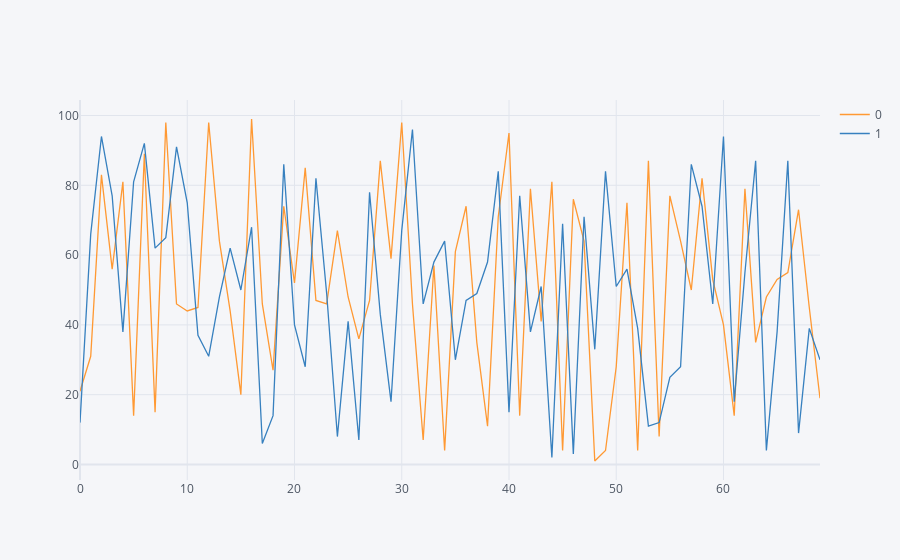

Here is the notebook cell this chart was saved with:
### Code cell
df1.iplot()

### Figure 1 — Plotly figure (JSON) as saved in the notebook; plotly's stock layout.template omitted (floating-point values rounded to 4 significant figures)
{"data": [{"line": {"color": "rgba(255, 153, 51, 1.0)", "dash": "solid", "shape": "linear", "width": 1.3}, "mode": "lines", "name": "0", "text": "", "type": "scatter", "x": [0, 1, 2, 3, 4, 5, 6, 7, 8, 9, 10, 11, 12, 13, 14, 15, 16, 17, 18, 19, 20, 21, 22, 23, 24, 25, 26, 27, 28, 29, 30, 31, 32, 33, 34, 35, 36, 37, 38, 39, 40, 41, 42, 43, 44, 45, 46, 47, 48, 49, 50, 51, 52, 53, 54, 55, 56, 57, 58, 59, 60, 61, 62, 63, 64, 65, 66, 67, 68, 69], "y": [21, 31, 83, 56, 81, 14, 89, 15, 98, 46, 44, 45, 98, 64, 44, 20, 99, 46, 27, 74, 52, 85, 47, 46, 67, 48, 36, 47, 87, 59, 98, 46, 7, 57, 4, 61, 74, 35, 11, 71, 95, 14, 79, 41, 81, 4, 76, 64, 1, 4, 28, 75, 4, 87, 8, 77, 64, 50, 82, 53, 40, 14, 79, 35, 48, 53, 55, 73, 45, 19]}, {"line": {"color": "rgba(55, 128, 191, 1.0)", "dash": "solid", "shape": "linear", "width": 1.3}, "mode": "lines", "name": "1", "text": "", "type": "scatter", "x": [0, 1, 2, 3, 4, 5, 6, 7, 8, 9, 10, 11, 12, 13, 14, 15, 16, 17, 18, 19, 20, 21, 22, 23, 24, 25, 26, 27, 28, 29, 30, 31, 32, 33, 34, 35, 36, 37, 38, 39, 40, 41, 42, 43, 44, 45, 46, 47, 48, 49, 50, 51, 52, 53, 54, 55, 56, 57, 58, 59, 60, 61, 62, 63, 64, 65, 66, 67, 68, 69], "y": [12, 66, 94, 77, 38, 81, 92, 62, 65, 91, 75, 37, 31, 48, 62, 50, 68, 6, 14, 86, 40, 28, 82, 49, 8, 41, 7, 78, 43, 18, 67, 96, 46, 58, 64, 30, 47, 49, 58, 84, 15, 77, 38, 51, 2, 69, 3, 71, 33, 84, 51, 56, 39, 11, 12, 25, 28, 86, 74, 46, 94, 18, 55, 87, 4, 38, 87, 9, 39, 30]}], "layout": {"legend": {"bgcolor": "#F5F6F9", "font": {"color": "#4D5663"}}, "paper_bgcolor": "#F5F6F9", "plot_bgcolor": "#F5F6F9", "title": {"font": {"color": "#4D5663"}}, "xaxis": {"gridcolor": "#E1E5ED", "showgrid": true, "tickfont": {"color": "#4D5663"}, "title": {"font": {"color": "#4D5663"}, "text": ""}, "zerolinecolor": "#E1E5ED"}, "yaxis": {"gridcolor": "#E1E5ED", "showgrid": true, "tickfont": {"color": "#4D5663"}, "title": {"font": {"color": "#4D5663"}, "text": ""}, "zerolinecolor": "#E1E5ED"}}}
